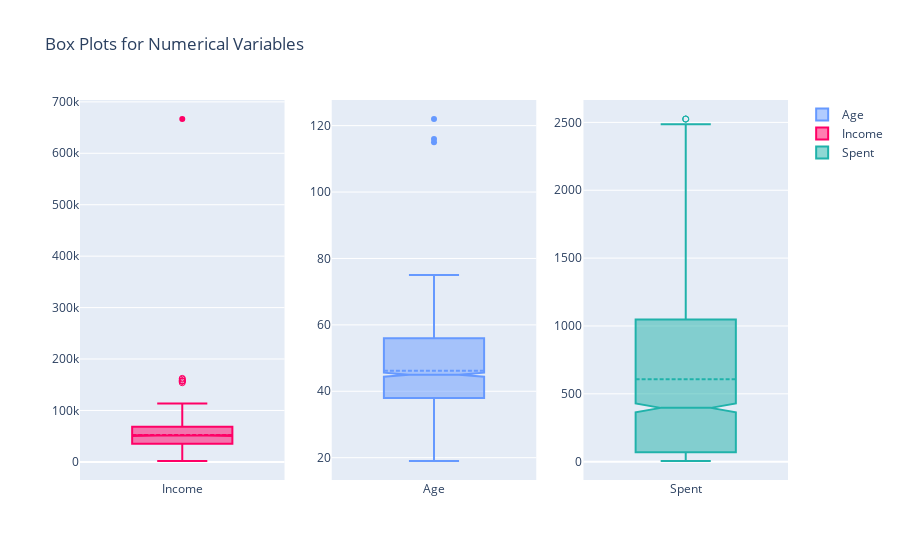

Notebook code for this chart:
### Code cell
fig = make_subplots(rows=1, cols=3)

fig.add_trace(go.Box(y=data['Age'], notched=True, name='Age', marker_color = '#6699ff', 
                     boxmean=True, boxpoints='suspectedoutliers'), 1, 2)

fig.add_trace(go.Box(y=data['Income'], notched=True, name='Income', marker_color = '#ff0066', 
                     boxmean=True, boxpoints='suspectedoutliers'), 1, 1)

fig.add_trace(go.Box(y=data['Spent'], notched=True, name='Spent', marker_color = 'lightseagreen', 
                     boxmean=True, boxpoints='suspectedoutliers'), 1, 3)

fig.update_layout(title_text='Box Plots for Numerical Variables')

fig.show()

### Figure 1 — Plotly figure (JSON) as saved in the notebook; plotly's stock layout.template omitted (floating-point values rounded to 4 significant figures; data arrays with more than 128 entries replaced by an {"elided": "..."} marker saying what was removed)
{"data": [{"boxmean": true, "boxpoints": "suspectedoutliers", "marker": {"color": "#6699ff"}, "name": "Age", "notched": true, "type": "box", "xaxis": "x2", "y": {"elided": "2216 int values"}, "yaxis": "y2"}, {"boxmean": true, "boxpoints": "suspectedoutliers", "marker": {"color": "#ff0066"}, "name": "Income", "notched": true, "type": "box", "xaxis": "x", "y": {"elided": "2216 int values"}, "yaxis": "y"}, {"boxmean": true, "boxpoints": "suspectedoutliers", "marker": {"color": "lightseagreen"}, "name": "Spent", "notched": true, "type": "box", "xaxis": "x3", "y": {"elided": "2216 int values"}, "yaxis": "y3"}], "layout": {"title": {"text": "Box Plots for Numerical Variables"}, "xaxis": {"anchor": "y", "domain": [0, 0.2889]}, "xaxis2": {"anchor": "y2", "domain": [0.3556, 0.6444]}, "xaxis3": {"anchor": "y3", "domain": [0.7111, 1]}, "yaxis": {"anchor": "x", "domain": [0, 1]}, "yaxis2": {"anchor": "x2", "domain": [0, 1]}, "yaxis3": {"anchor": "x3", "domain": [0, 1]}}}
